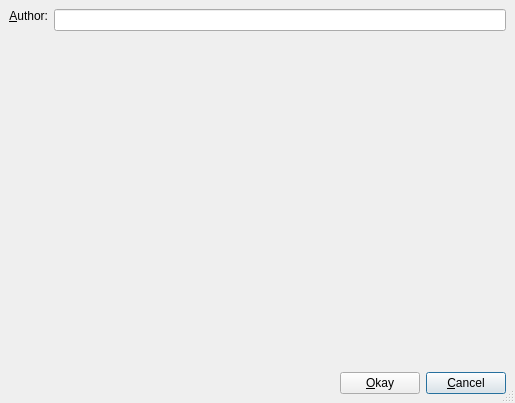
<ui version="4.0" >
 <author>Gerrit M. Albrecht</author>
 <class>CommonOptionsDialog</class>
 <widget class="QDialog" name="CommonOptionsDialog" >
  <property name="geometry" >
   <rect>
    <x>0</x>
    <y>0</y>
    <width>515</width>
    <height>403</height>
   </rect>
  </property>
  <property name="windowTitle" >
   <string>Common Options:</string>
  </property>
  <property name="sizeGripEnabled" >
   <bool>true</bool>
  </property>
  <layout class="QVBoxLayout" >
   <property name="margin" >
    <number>9</number>
   </property>
   <property name="spacing" >
    <number>6</number>
   </property>
   <item>
    <layout class="QGridLayout" >
     <property name="margin" >
      <number>0</number>
     </property>
     <property name="spacing" >
      <number>6</number>
     </property>
     <item row="0" column="1" >
      <widget class="QLineEdit" name="m_edit_author" />
     </item>
     <item row="0" column="0" >
      <widget class="QLabel" name="m_label_author" >
       <property name="text" >
        <string>&amp;Author:</string>
       </property>
       <property name="alignment" >
        <set>Qt::AlignRight|Qt::AlignTop|Qt::AlignTrailing</set>
       </property>
       <property name="buddy" >
        <cstring>m_edit_author</cstring>
       </property>
      </widget>
     </item>
     <item row="1" column="1" >
      <spacer>
       <property name="orientation" >
        <enum>Qt::Vertical</enum>
       </property>
       <property name="sizeHint" >
        <size>
         <width>20</width>
         <height>40</height>
        </size>
       </property>
      </spacer>
     </item>
    </layout>
   </item>
   <item>
    <layout class="QHBoxLayout" >
     <property name="margin" >
      <number>0</number>
     </property>
     <property name="spacing" >
      <number>6</number>
     </property>
     <item>
      <spacer>
       <property name="orientation" >
        <enum>Qt::Horizontal</enum>
       </property>
       <property name="sizeHint" >
        <size>
         <width>40</width>
         <height>20</height>
        </size>
       </property>
      </spacer>
     </item>
     <item>
      <widget class="QPushButton" name="m_button_okay" >
       <property name="text" >
        <string>&amp;Okay</string>
       </property>
      </widget>
     </item>
     <item>
      <widget class="QPushButton" name="m_button_cancel" >
       <property name="text" >
        <string>&amp;Cancel</string>
       </property>
       <property name="default" >
        <bool>true</bool>
       </property>
      </widget>
     </item>
    </layout>
   </item>
  </layout>
 </widget>
 <resources/>
 <connections>
  <connection>
   <sender>m_button_okay</sender>
   <signal>clicked()</signal>
   <receiver>CommonOptionsDialog</receiver>
   <slot>accept()</slot>
   <hints>
    <hint type="sourcelabel" >
     <x>516</x>
     <y>595</y>
    </hint>
    <hint type="destinationlabel" >
     <x>413</x>
     <y>462</y>
    </hint>
   </hints>
  </connection>
 </connections>
</ui>
